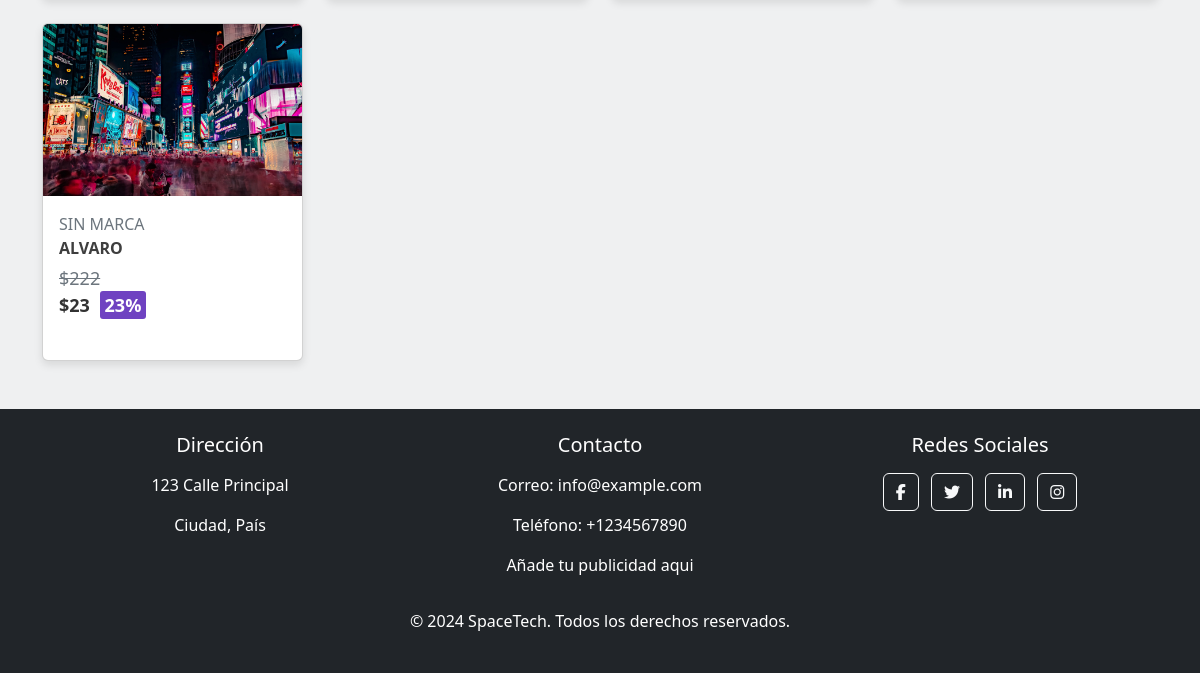
The app's page / (lower part), older data.
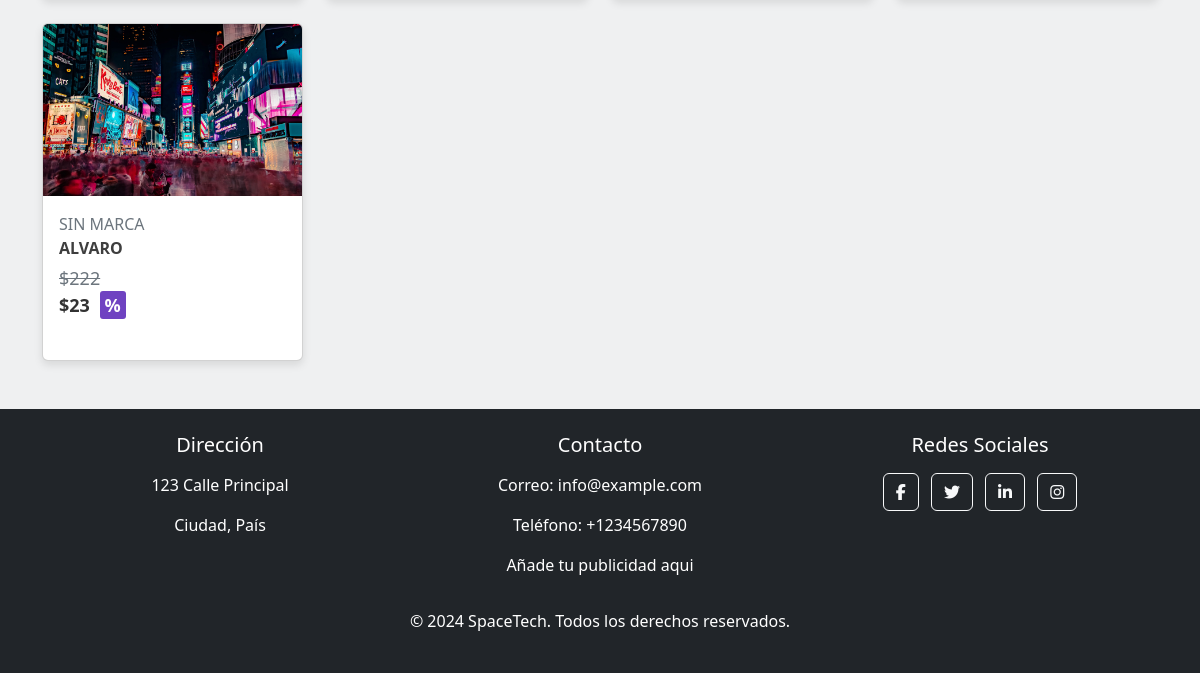
The same page, newer data.
### menu/models.py (models this page shows, shortened)
class Articulos(models.Model):
    nombre = models.CharField(max_length=30)
    descripcion = models.CharField(max_length=50)
    precio = models.IntegerField()
    stock = models.IntegerField()
    foto = models.ImageField(upload_to='static/img/', blank=True, null=True)
    marca = models.CharField(max_length=30, default='Sin Marca')
    precio_oferta = models.IntegerField(blank=True, null=True)
    descuento = models.DecimalField(max_digits=5, decimal_places=2, blank=True, null=True)

### menu/views.py (the view)
# urls.py: path('', views.home_view, name='home'),
def home_view(request):
    productos = Articulos.objects.all()
    return render(request, 'home.html', {'productos': productos})

### menu/context_processors.py (called while the page is built)
def carrito_items_count(request):
    if request.user.is_authenticated:
        try:
            carrito = Carrito.objects.get(usuario=request.user)
            count = CarritoItem.objects.filter(carrito=carrito).count()
        except Carrito.DoesNotExist:
            count = 0
    else:
        count = 0
    return {
        'carrito_items_count': count
    }

### menu/templatetags/custom_filters.py (called while the page is built)
@register.filter(name='format_price')
def format_price(value):
    return "${:,.0f}".format(value).replace(',', '.')

### menu/templates/home.html (shortened to what this page needs)
<!DOCTYPE html>
<html lang="en">
    {% load custom_filters %}
    {% load static %}
<head>
    <link href="https://cdn.jsdelivr.net/npm/bootstrap@5.3.3/dist/css/bootstrap.min.css" rel="stylesheet">
    <link rel="stylesheet" href="{% static 'css/home.css' %}">
</head>
<body style="background-color: #eff0f1;">
    {% include "plantilla/menu.html" %}
      <div class="container my-4">
        <div class="row">
            {% for producto in productos %}
            <div class="col-lg-3 col-md-4 col-sm-6 col-12 mb-4">
                <div class="card h-100">
                    <a href="{% url 'detalle_producto' producto.id %}">
                        <img class="card-img-top img-fluid" src="{{ producto.foto.url }}" alt="{{ producto.nombre }}">
                    </a>
                    <div class="card-body text-start">
                        <p class="product-name "><span class="marca">{{ producto.marca|upper }}</span><br>{{ producto.nombre }}</p>
                        <p class="product-price">
                            {% if producto.precio_oferta %}
                                <del>{{ producto.precio|format_price}}</del>
                                <br>
                                {{ producto.precio_oferta|format_price}}
                                <span class="product-discount">{{ producto.descuento|floatformat:0 }}%</span>
                            {% else %}
                                {{ producto.precio|format_price }}
                            {% endif %}
                        </p>
                    </div>
                </div>
            </div>
            {% endfor %}
        </div>
    </div>
        {% include 'login.html' %}
    <footer class="bg-dark text-white text-center py-4">
      <div class="container">
        <div class="row">
          <div class="col-lg-4 mb-3">
            <h5 class="mb-3">Dirección</h5>
            <p>123 Calle Principal</p>
            <p>Ciudad, País</p>
          </div>
          <div class="col-lg-4 mb-3">
            <h5 class="mb-3">Contacto</h5>
            <p>Correo: info@example.com</p>
            <p>Teléfono: +1234567890</p>
            <a class="queso" href="publicidad">Añade tu publicidad aqui</a>
          </div>
          <div class="col-lg-4">
            <h5 class="mb-3">Redes Sociales</h5>
            <a href="#" class="btn btn-outline-light btn-social mx-1"><i class="fab fa-facebook-f"></i></a>
            <a href="#" class="btn btn-outline-light btn-social mx-1"><i class="fab fa-twitter"></i></a>
            <a href="#" class="btn btn-outline-light btn-social mx-1"><i class="fab fa-linkedin-in"></i></a>
            <a href="#" class="btn btn-outline-light btn-social mx-1"><i class="fab fa-instagram"></i></a>
          </div>
        </div>
      </div>
      <div class="text-center mt-3">
        <p>&copy; 2024 SpaceTech. Todos los derechos reservados.</p>
      </div>
    </footer>
</body>
</html>

Row changes from the older to the newer data that the page shows:
changed Articulos "SIN MARCA": descuento "23" → (not shown)
